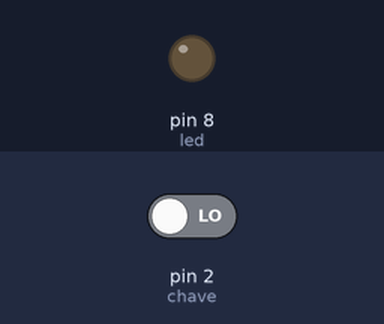
Simulated run of this sketch. Board: Arduino Uno, built with avr-gcc and run on an emulated ATmega328P. Parts: output pins drawn as LEDs (lit = HIGH). The test bench sets the inputs (shaded band); at power-on: pin 2 (chave) LOW.

Above: at 1.2 s.
1.3 s: pin 2 (chave) driven HIGH
At 2.5 s:
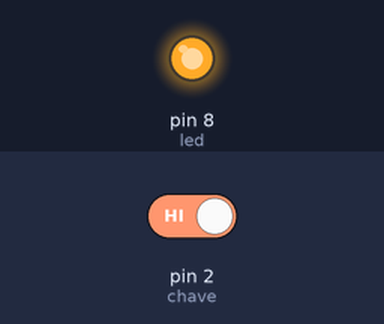
2.8 s: pin 2 (chave) driven LOW
At 3.7 s:
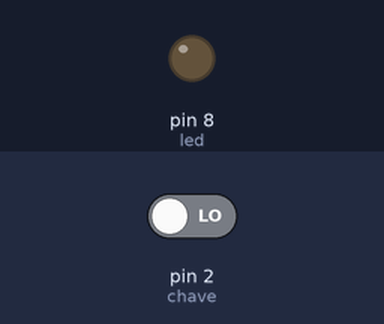
Timing chart, 0 to 5.8 s (numbered marks = the images above; inputs shaded):
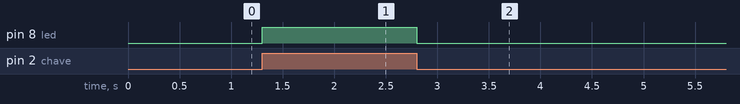

The sketch:

Exemplo7_LED_ChaveTactil.ino
```cpp
int chave = 2;
int led = 8;
int State = 0;
// Chave táctil no pin 7
// LED no pino 8
// variável para armazenar o estado da chave
void setup() {
  pinMode(led, OUTPUT);
  pinMode(chave, INPUT);
}
void loop(){
  State = digitalRead(chave);
  if (State == HIGH) {
    digitalWrite(led, HIGH);
  }
  else {
    digitalWrite(led, LOW);
  }
}
```

Measured:
- after the input at 1.3 s, pin 8 (led): LOW → HIGH at once
- after the input at 2.8 s, pin 8 (led): HIGH → LOW at once
